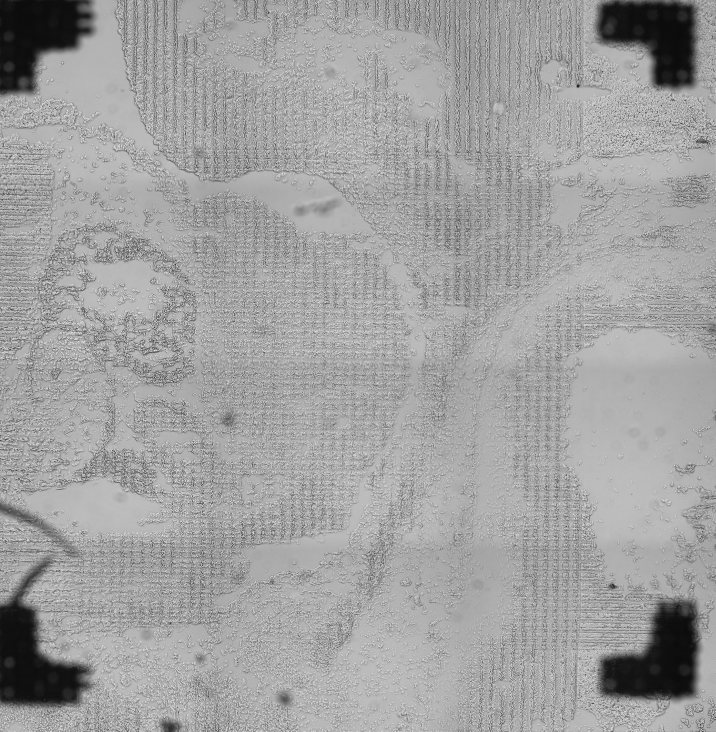
#> input picture PostB.TIF, 1431 x 1463 px (shown at 1/2 size)
$ python thresh_value.py --input PostB.TIF
#> lines starting #> are read from the running program, lines starting #| are printed output that depends on the picture
from __future__ import print_function
import cv2 as cv
import argparse

max_value = 252
max_type = 4
max_binary_value = 252
trackbar_type = 'Type: \n 0: Binary \n 1: Binary Inverted \n 2: Truncate \n 3: To Zero \n 4: To Zero Inverted'
trackbar_value = 'Value'
window_name = 'Threshold Demo'

## [Threshold_Demo]
def Threshold_Demo(val):
    threshold_value = cv.getTrackbarPos(trackbar_value, window_name)
    #_, dst = cv.threshold(src_gray, threshold_value, max_binary_value, threshold_type )
    dst = cv.adaptiveThreshold(src_gray, 255, cv.ADAPTIVE_THRESH_GAUSSIAN_C, cv.THRESH_BINARY, threshold_value+3, 13)
    print(threshold_value+3)
    cv.imshow(window_name, dst)
    #cv.imwrite("bw.png", dst)
## [Threshold_Demo]

parser = argparse.ArgumentParser(description='Code for Basic Thresholding Operations tutorial.')
#Update the Location of your image here
parser.add_argument('--input', help='D97.image/D97_postB.png', default='D97.image/D97_postB.png')
args = parser.parse_args()

## [load]
# Load an image
src = cv.imread(cv.samples.findFile(args.input))
#> src is the input picture: shape (1463, 1431, 3); min 0, max 255, mean 160.6
if src is None:
    print('Could not open or find the image: ', args.input)
    exit(0)
# Convert the image to Gray
src_gray = cv.cvtColor(src, cv.COLOR_BGR2GRAY)
blurred = cv.GaussianBlur(src_gray, (19,19), 5)
## [load]

## [window]
# Create a window to display results
cv.namedWindow(window_name)
## [window]

## [trackbar]
# Create Trackbar to choose type of Threshold
# Create Trackbar to choose Threshold value
cv.createTrackbar(trackbar_value, window_name , 0, max_value, Threshold_Demo)
## [trackbar]

# Call the function to initialize
Threshold_Demo(0)
#> in Threshold_Demo, `dst = cv.adaptiveThreshold(src_gray, 255, cv.ADAPTIVE_THRESH_GAUSSIAN_..`:
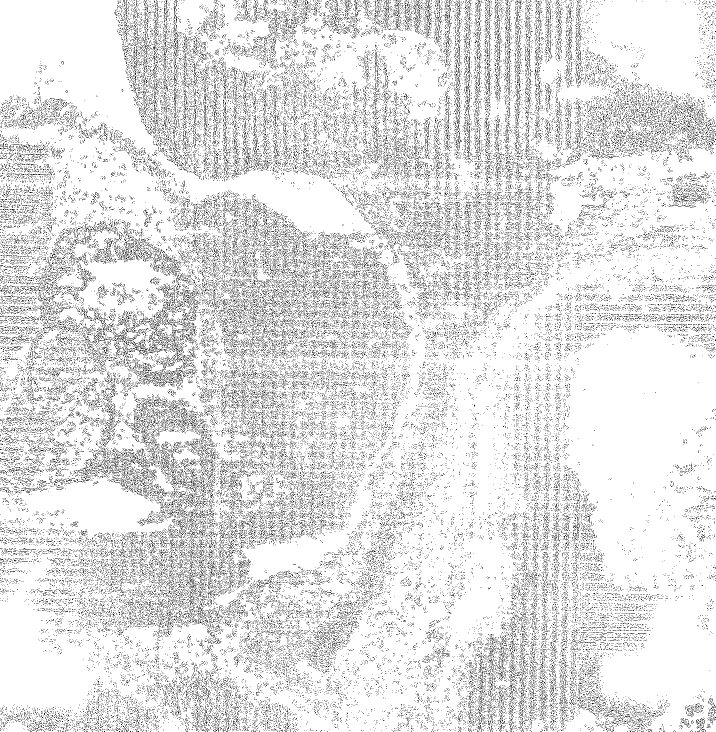
#> dst: shape (1463, 1431) (shown at 1/2 size); 88.8% white; black in thin lines or dots
# Wait until user finishes program
cv.waitKey()
